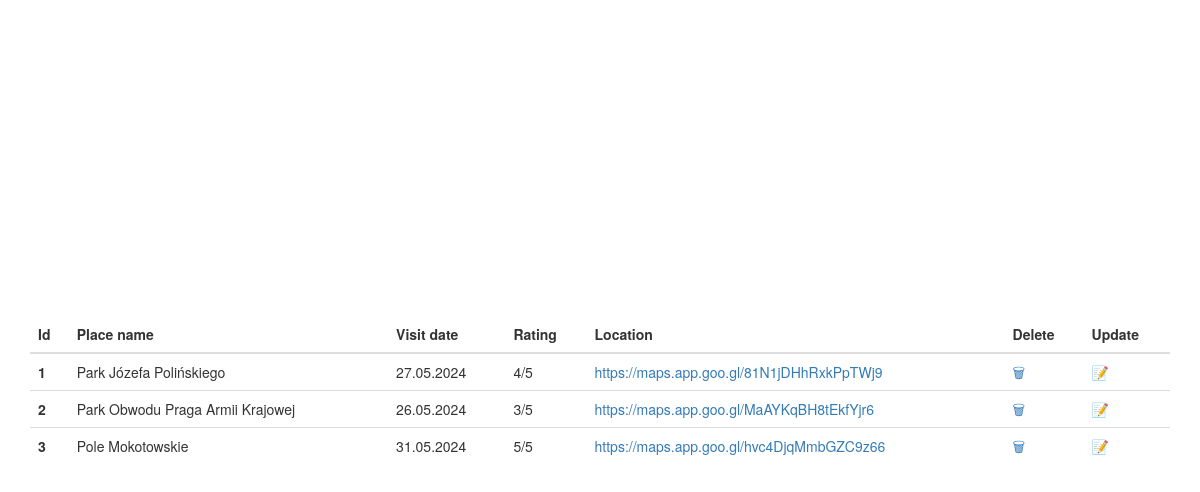
The page / on the database its author committed.
### main.py (models this page shows)
class Place(db.Model):
    id: Mapped[int] = mapped_column(primary_key=True, nullable=False)
    place_name: Mapped[str] = mapped_column(unique=True, nullable=False)
    visit_date: Mapped[str]
    rating: Mapped[str]
    google_location: Mapped[str]

### main.py (the view)
@app.route("/")
def home():
    places = Place.query.all()
    return render_template("index.html", places=places)

### templates/index.html (shortened to what this page needs)
{% extends 'bootstrap/base.html' %}
{% block content %}
<div class="container" style="display: flex; align-items: center; height: 100vh">
<table class="table table-sm">
  <thead>
    <tr>
      <th scope="col">Id</th>
      <th scope="col">Place name</th>
      <th scope="col">Visit date</th>
      <th scope="col">Rating</th>
      <th scope="col">Location</th>
      <th scope="col">Delete</th>
      <th scope="col">Update</th>
    </tr>
  </thead>
  <tbody>
    {% for place in places %}
    <tr>
      <th scope="row">{{ place.id }}</th>
      <td>{{ place.place_name }}</td>
      <td>{{ place.visit_date }}</td>
      <td>{{ place.rating }}</td>
      <td><a href="{{ place.google_location }}">{{ place.google_location }}</a></td>
      <td><a href="{{ url_for('delete', id=place.id) }}">🗑</a></td>
      <td><a href="{{ url_for('update', id=place.id) }}" class="button">📝</a></td>
    </tr>
    {% endfor %}
  </tbody>
</table>
</div>
{% endblock %}

### rows shown on the page
Place: id "1", place_name "Park Józefa Polińskiego", visit_date "27.05.2024", rating "4/5", google_location "https://maps.app.goo.gl/81N1jDHhRxkPpTWj9"
Place: id "2", place_name "Park Obwodu Praga Armii Krajowej", visit_date "26.05.2024", rating "3/5", google_location "https://maps.app.goo.gl/MaAYKqBH8tEkfYjr6"
Place: id "3", place_name "Pole Mokotowskie", visit_date "31.05.2024", rating "5/5", google_location "https://maps.app.goo.gl/hvc4DjqMmbGZC9z66"
